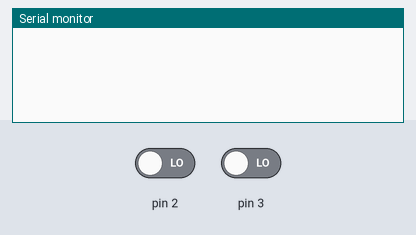
A sketch run on a simulated Arduino Uno, built with avr-gcc and run on an emulated ATmega328P. Shown: the last lines printed to the serial monitor. Inputs (shaded band) come from the test bench; at power-on: pin 2 LOW, pin 3 LOW.

Above: at 1.2 s.
1.3 s: pin 2 driven HIGH
At 1.8 s:
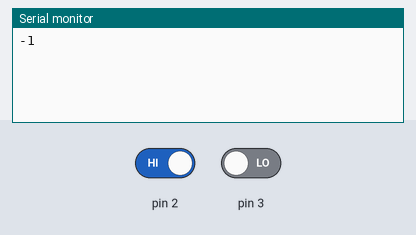
2.8 s: pin 3 driven HIGH
At 4.0 s:
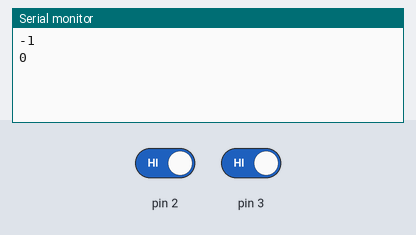
4.3 s: pin 2 driven LOW
At 5.3 s:
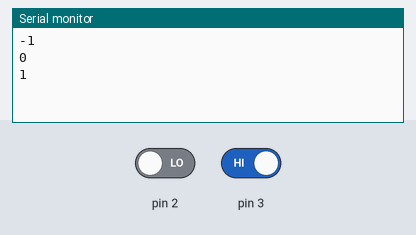
5.8 s: pin 3 driven LOW
At 6.4 s:
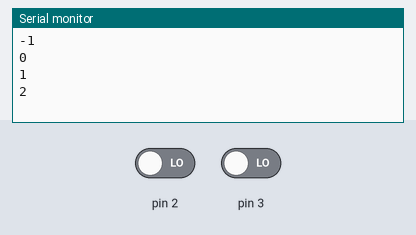
Timing chart, 0 to 8.3 s (numbered marks = the images above; inputs shaded):
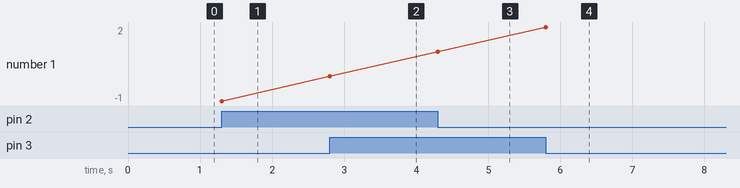

The sketch:

rotary_encoder.ino
```cpp
int pulses, A_SIG=0, B_SIG=1;

void setup(){
  attachInterrupt(0, A_RISE, RISING);
  attachInterrupt(1, B_RISE, RISING);
  Serial.begin(115200);
}//setup


void loop(){

}

void A_RISE(){
 detachInterrupt(0);
 A_SIG=1;

 if(B_SIG==0)
 pulses++;//moving forward
 if(B_SIG==1)
 pulses--;//moving reverse
 Serial.println(pulses);
 attachInterrupt(0, A_FALL, FALLING);
}

void A_FALL(){
  detachInterrupt(0);
 A_SIG=0;

 if(B_SIG==1)
 pulses++;//moving forward
 if(B_SIG==0)
 pulses--;//moving reverse
 Serial.println(pulses);
 attachInterrupt(0, A_RISE, RISING);
}

void B_RISE(){
 detachInterrupt(1);
 B_SIG=1;

 if(A_SIG==1)
 pulses++;//moving forward
 if(A_SIG==0)
 pulses--;//moving reverse
 Serial.println(pulses);
 attachInterrupt(1, B_FALL, FALLING);
}

void B_FALL(){
 detachInterrupt(1);
 B_SIG=0;

 if(A_SIG==0)
 pulses++;//moving forward
 if(A_SIG==1)
 pulses--;//moving reverse
 Serial.println(pulses);
 attachInterrupt(1, B_RISE, RISING);
}
```

Measured:
- after the input at 1.3 s, the serial monitor: prints a new line at once (image 1)
- after the input at 2.8 s, the serial monitor: prints a new line at once (image 2)
- after the input at 4.3 s, the serial monitor: prints a new line at once (image 3)
- after the input at 5.8 s, the serial monitor: prints a new line at once (image 4)
- plotted number 1: -1 → 0 after the input at 2.8 s, 0 → 1 after the input at 4.3 s, 1 → 2 after the input at 5.8 s
